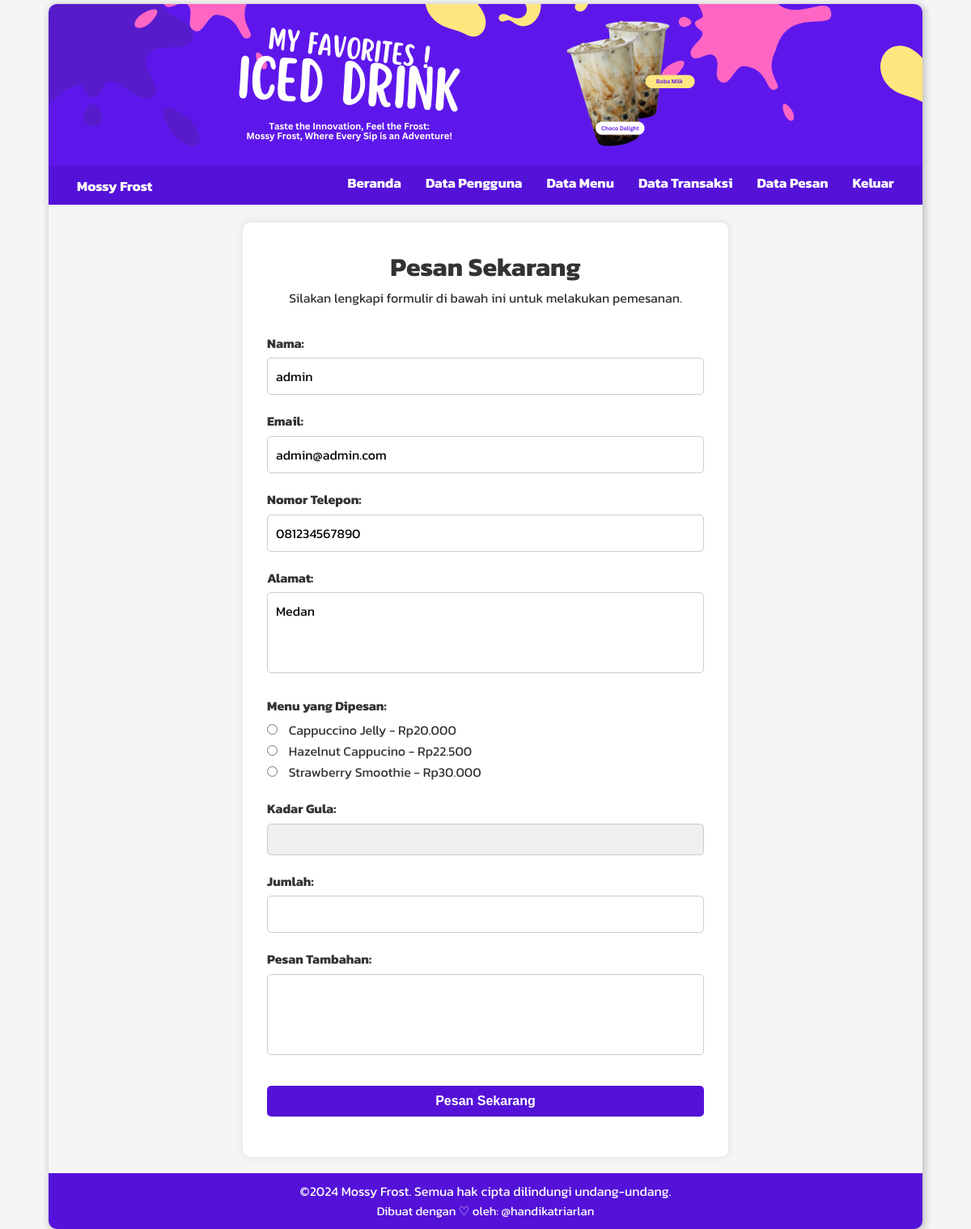
Screenshot of /order.php (signed in) with the database file from the repository.
### tables this page shows
CREATE TABLE `users` (
  `id` int NOT NULL,
  `email` varchar(255) NOT NULL,
  `name` varchar(255) NOT NULL,
  `phone` varchar(20) NOT NULL,
  `address` text NOT NULL,
  `password` varchar(255) DEFAULT NULL,
  `role` enum('admin','user') DEFAULT 'user'
);

CREATE TABLE `menus` (
  `id` int NOT NULL,
  `name` varchar(255) NOT NULL,
  `description` text,
  `price` int NOT NULL,
  `image` varchar(255) DEFAULT NULL,
  `user_id` int NOT NULL
);

### order.php (the view, shortened to what this page needs)
<?php
include "config/connection.php";
if (!isset($_SESSION['user_id'])) { ?>
<?php }
$user_id = $_SESSION['user_id'];
$sql_user = "SELECT name, email, phone, address FROM users WHERE id = :user_id";
$stmt_user = $conn->prepare($sql_user);
$stmt_user->bindParam(':user_id', $user_id);
$stmt_user->execute();
$user = $stmt_user->fetch(PDO::FETCH_ASSOC);
$sql_menus = "SELECT id, name, description, price, image, user_id FROM menus";
$stmt_menus = $conn->prepare($sql_menus);
$stmt_menus->execute();
$menus = $stmt_menus->fetchAll(PDO::FETCH_ASSOC);
?>
<main>
    <div class="order-form">
        <div class="title">
            <h1>Pesan Sekarang</h1>
            <p>Silakan lengkapi formulir di bawah ini untuk melakukan pemesanan.</p>
        </div>
        <form action="" method="POST">
            <div class="form-group">
                <label for="name" class="label">Nama:</label>
                <input type="text" id="name" name="name" class="input" value="<?php echo htmlspecialchars($user['name']); ?>" readonly>
            </div>
            <div class="form-group">
                <label for="email" class="label">Email:</label>
                <input type="email" id="email" name="email" class="input" value="<?php echo htmlspecialchars($user['email']); ?>" readonly>
            </div>
            <div class="form-group">
                <label for="phone" class="label">Nomor Telepon:</label>
                <input type="text" id="phone" name="phone" class="input" value="<?php echo htmlspecialchars($user['phone']); ?>" readonly>
            </div>
            <div class="form-group">
                <label for="address" class="label">Alamat:</label>
                <textarea id="address" name="address" class="input textarea" readonly><?php echo htmlspecialchars($user['address']); ?></textarea>
            </div>
            <div class="form-group">
                <label for="menu" class="label">Menu yang Dipesan:</label>
                <?php foreach ($menus as $menu) : ?>
                    <input type="radio" id="menu-<?php echo $menu['id']; ?>" name="menu" value="<?php echo $menu['id']; ?>" class="radio-input">
                    <label for="menu-<?php echo $menu['id']; ?>" class="radio-label"><?php echo htmlspecialchars($menu['name']); ?> - Rp<?php echo number_format($menu['price'], 0, ',', '.'); ?></label><br>
                <?php endforeach; ?>
            </div>
            <div class="form-group">
                <label for="sugar-level" class="label">Kadar Gula:</label>
                <select id="sugar-level" name="sugar-level" class="input select">
                    <option value=""></option>
                    <option value="normal">Normal</option>
                </select>
            </div>
            <div class="form-group">
                <label for="quantity" class="label">Jumlah:</label>
                <input type="number" id="quantity" name="quantity" class="input">
            </div>
            <div class="form-group">
                <label for="message" class="label">Pesan Tambahan:</label>
                <textarea id="message" name="message" class="input textarea"></textarea>
            </div>
            <div class="form-group">
                <input type="submit" value="Pesan Sekarang" class="btn-submit">
            </div>
        </form>
    </div>
</main>
<?php
include "layouts/app.php";
?>

### assets/styles/style.css (style rules this page uses)
* { margin: 0; padding: 0; box-sizing: border-box; }
html, body { height: 100%; font-family: "Kanit", sans-serif; line-height: 1.6; background-color: #f5f5f5; color: #333; }
body { display: flex; flex-direction: column; }
main { padding: 20px; flex: 1; margin-top: 50px; }
.title { text-align: center; margin-bottom: 10px; }
.title p { margin-bottom: 30px; }
.order-form { max-width: 600px; margin: 0 auto; background-color: #fff; padding: 30px; border-radius: 10px; box-shadow: 0 0 10px rgba(0, 0, 0, 0.1); }
.form-group { margin-bottom: 20px; }
.label { display: block; margin-bottom: 5px; font-weight: bold; color: #333; }
.input, .select, .textarea { width: 100%; padding: 10px; border: 1px solid #ccc; border-radius: 5px; font-size: 16px; font-family: "Kanit", sans-serif; }
.textarea { height: 100px; resize: none; }
.select { appearance: none; padding: 10px; border: 1px solid #ccc; border-radius: 5px; }
.radio-input, .radio-label { cursor: pointer; }
.radio-label { margin-left: 10px; }
.btn-submit { margin-top: 10px; width: 100%; padding: 10px; background-color: #5412d8; color: #fff; font-size: 16px; font-weight: 600; border: none; border-radius: 5px; cursor: pointer; transition: background-color 0.3s ease; }

### rows the page displays
users: name "admin", email "admin@admin.com", phone "081234567890", address "Medan"
menus: name "Cappuccino Jelly", price "20.000"
menus: name "Hazelnut Cappucino", price "22.500"
menus: name "Strawberry Smoothie", price "30.000"
